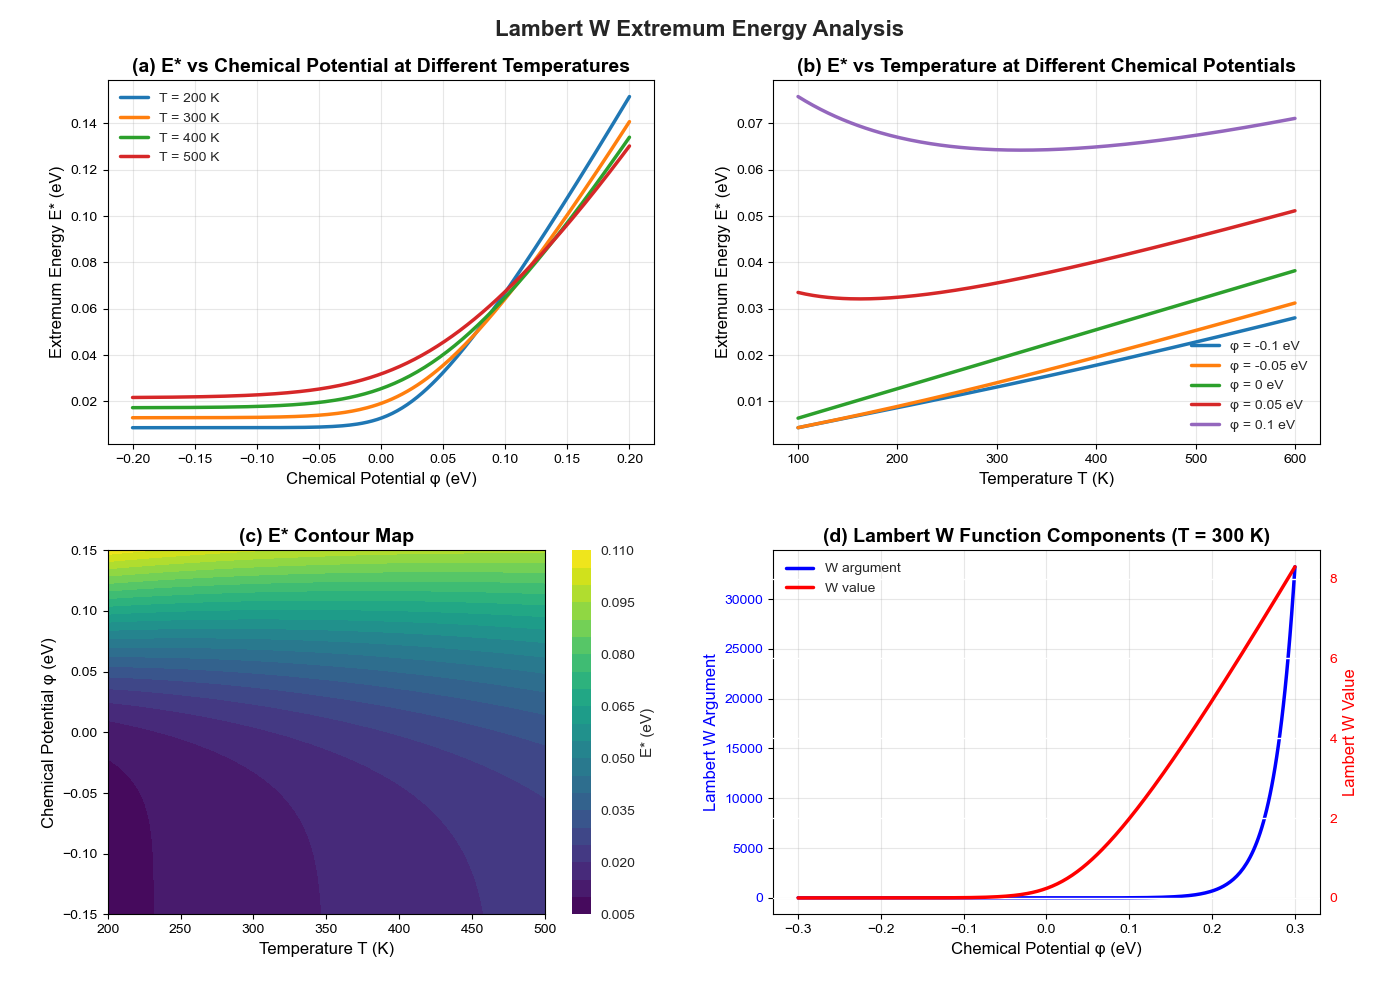

Write Python code to recreate this figure.
import numpy as np
import matplotlib.pyplot as plt
from scipy.special import lambertw

# Physical constants
k_B = 1.380649e-23  # Boltzmann constant, J/K
eV_to_J = 1.602176634e-19  # 1 eV in J

def lambert_w_extremum(phi, T):
    """
    Calculate the extremum energy E* using Lambert W function
    
    E* = k_B*T * [1/2 + W(1/2 * exp(φ/(k_B*T) - 1/2))]
    
    Parameters:
    phi: chemical potential (J)
    T: temperature (K)
    
    Returns:
    E*: extremum energy (J)
    """
    # Calculate the argument of Lambert W
    arg = 0.5 * np.exp(phi / (k_B * T) - 0.5)
    
    # Use Lambert W function (principal branch)
    w_val = lambertw(arg, k=0).real
    
    # Calculate E*
    E_star = k_B * T * (0.5 + w_val)
    
    return E_star

# Create plots
fig, ((ax1, ax2), (ax3, ax4)) = plt.subplots(2, 2, figsize=(14, 10))
plt.style.use('seaborn-v0_8')

# Plot 1: E* vs Chemical Potential at different temperatures
phi_range = np.linspace(-0.2, 0.2, 200) * eV_to_J  # -0.2 to 0.2 eV
temperatures = [200, 300, 400, 500]  # K

for T in temperatures:
    E_star_vals = [lambert_w_extremum(phi, T) for phi in phi_range]
    E_star_eV = np.array(E_star_vals) / eV_to_J  # Convert to eV
    phi_eV = phi_range / eV_to_J
    
    ax1.plot(phi_eV, E_star_eV, linewidth=2.5, label=f'T = {T} K')

ax1.set_xlabel('Chemical Potential φ (eV)', fontsize=12)
ax1.set_ylabel('Extremum Energy E* (eV)', fontsize=12)
ax1.set_title('(a) E* vs Chemical Potential at Different Temperatures', fontsize=14, fontweight='bold')
ax1.grid(True, alpha=0.3)
ax1.legend()

# Plot 2: E* vs Temperature at different chemical potentials
T_range = np.linspace(100, 600, 200)  # K
phi_values = [-0.1, -0.05, 0, 0.05, 0.1]  # eV

for phi_eV in phi_values:
    phi = phi_eV * eV_to_J
    E_star_vals = [lambert_w_extremum(phi, T) for T in T_range]
    E_star_eV = np.array(E_star_vals) / eV_to_J
    
    ax2.plot(T_range, E_star_eV, linewidth=2.5, label=f'φ = {phi_eV} eV')

ax2.set_xlabel('Temperature T (K)', fontsize=12)
ax2.set_ylabel('Extremum Energy E* (eV)', fontsize=12)
ax2.set_title('(b) E* vs Temperature at Different Chemical Potentials', fontsize=14, fontweight='bold')
ax2.grid(True, alpha=0.3)
ax2.legend()

# Plot 3: 3D surface plot
T_3d = np.linspace(200, 500, 50)
phi_3d = np.linspace(-0.15, 0.15, 50) * eV_to_J
T_mesh, phi_mesh = np.meshgrid(T_3d, phi_3d)

E_star_mesh = np.zeros_like(T_mesh)
for i in range(len(phi_3d)):
    for j in range(len(T_3d)):
        E_star_mesh[i, j] = lambert_w_extremum(phi_mesh[i, j], T_mesh[i, j]) / eV_to_J

contour = ax3.contourf(T_mesh, phi_mesh / eV_to_J, E_star_mesh, levels=20, cmap='viridis')
ax3.set_xlabel('Temperature T (K)', fontsize=12)
ax3.set_ylabel('Chemical Potential φ (eV)', fontsize=12)
ax3.set_title('(c) E* Contour Map', fontsize=14, fontweight='bold')
plt.colorbar(contour, ax=ax3, label='E* (eV)')

# Plot 4: Lambert W argument behavior
phi_range_fine = np.linspace(-0.3, 0.3, 300) * eV_to_J
T_ref = 300  # K

# Calculate Lambert W argument
w_args = [0.5 * np.exp(phi / (k_B * T_ref) - 0.5) for phi in phi_range_fine]
w_vals = [lambertw(arg, k=0).real for arg in w_args]

ax4_twin = ax4.twinx()
line1 = ax4.plot(phi_range_fine / eV_to_J, w_args, 'b-', linewidth=2.5, label='W argument')
line2 = ax4_twin.plot(phi_range_fine / eV_to_J, w_vals, 'r-', linewidth=2.5, label='W value')

ax4.set_xlabel('Chemical Potential φ (eV)', fontsize=12)
ax4.set_ylabel('Lambert W Argument', fontsize=12, color='b')
ax4_twin.set_ylabel('Lambert W Value', fontsize=12, color='r')
ax4.set_title(f'(d) Lambert W Function Components (T = {T_ref} K)', fontsize=14, fontweight='bold')
ax4.grid(True, alpha=0.3)
ax4.tick_params(axis='y', labelcolor='b')
ax4_twin.tick_params(axis='y', labelcolor='r')

# Add legends
lines1, labels1 = ax4.get_legend_handles_labels()
lines2, labels2 = ax4_twin.get_legend_handles_labels()
ax4.legend(lines1 + lines2, labels1 + labels2, loc='upper left')

plt.tight_layout(pad=3.0)

# Add main title
fig.suptitle('Lambert W Extremum Energy Analysis', 
             fontsize=16, fontweight='bold', y=0.98)

plt.subplots_adjust(top=0.92)
plt.savefig("Carrier Concentration")
plt.show()

# Print some sample values
print("Sample calculations:")
print("=" * 50)
T_sample = 300  # K
phi_samples = [-0.1, 0, 0.1]  # eV

for phi_eV in phi_samples:
    phi = phi_eV * eV_to_J
    E_star = lambert_w_extremum(phi, T_sample)
    E_star_eV = E_star / eV_to_J
    
    # Also calculate the W argument and value
    w_arg = 0.5 * np.exp(phi / (k_B * T_sample) - 0.5)
    w_val = lambertw(w_arg, k=0).real
    
    print(f"φ = {phi_eV:6.2f} eV, T = {T_sample} K:")
    print(f"  W argument = {w_arg:.6f}")
    print(f"  W value    = {w_val:.6f}")
    print(f"  E*         = {E_star_eV:.6f} eV")
    print()